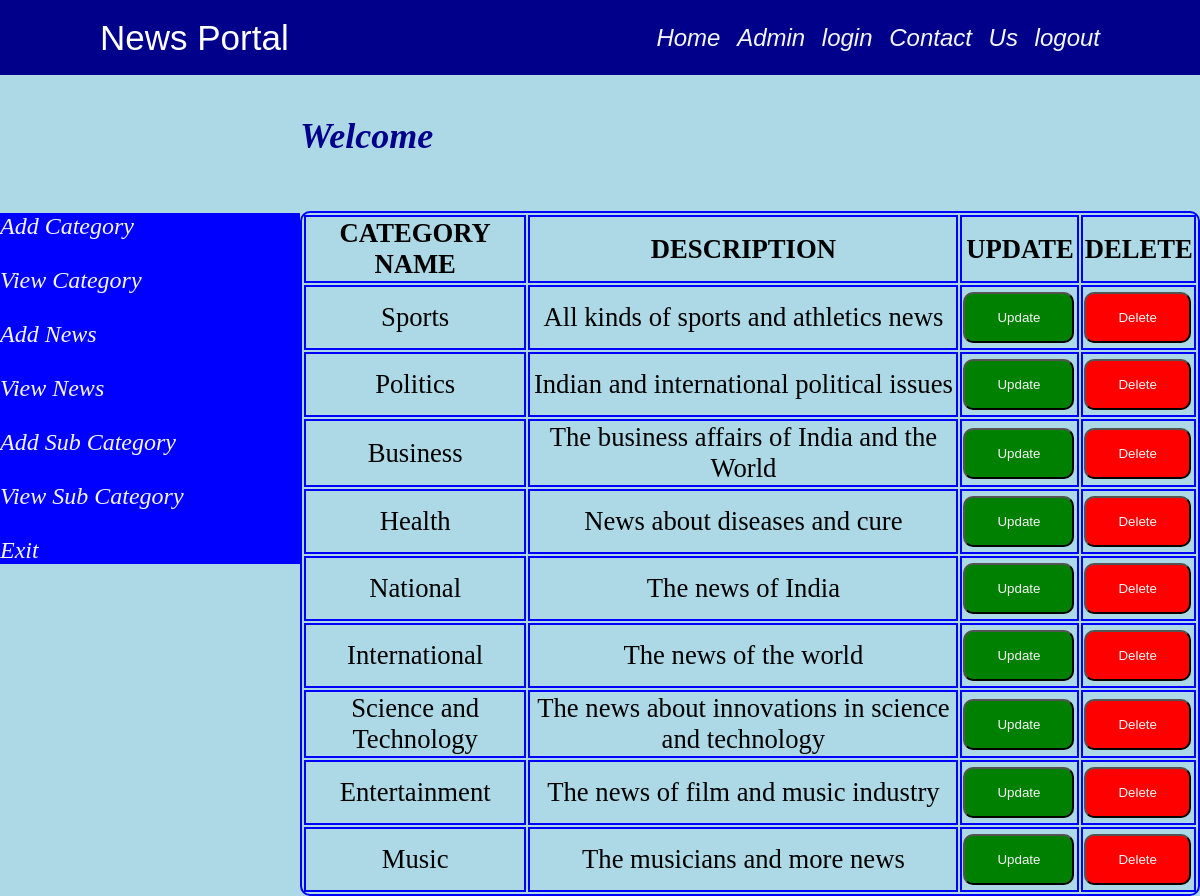
Page /newsportal/view_category.php on the committed database.
### tables this page shows
CREATE TABLE `category` (
  `id` int(100) NOT NULL,
  `category_name` varchar(255) NOT NULL,
  `description` varchar(255) NOT NULL
);

### newsportal/view_category.php (the view, shortened to what this page needs)
<?php
require_once "database.php";
?>
<html>
<head>
	<?php
		include('header.php');
	?>
	<link rel="stylesheet" type="text/css" href="style.css">
</head>
<body bgcolor="#ADD8E6">
		<?php
			include('sidebar.php');
		?>
		<div class="floatright">
			<h2>Welcome <?php echo $_SESSION['ausername'];?></h2><br><br>
			<table>
			<tr>
				<th>CATEGORY NAME</th>
				<th>DESCRIPTION</th>
				<th>UPDATE</th>
				<th>DELETE</th>
			</tr>
<?php
	$conn = mysqli_connect($servername,$username,$password,$database);
	$sql = "select * from category";
	$result = mysqli_query($conn,$sql);
	while($row = mysqli_fetch_assoc($result)){
?>
		<tr class='viewcategory'>
				<td><?php echo $row['category_name'];?></td>
				<td><?php echo $row['description'];?></td>
				<td>
					<button class="button2" name=""><a href="update_category.php?id=<?php echo $row['id'];?>">Update</a></button>
				</td>
				<td>
					<button class="button3" name=""><a href="delete_category.php?id=<?php echo $row['id'];?>">Delete</a></button>
				</td>
		</tr>
 		<?php
 	}
		?>
			</table>
		</div>
	</body>
</html>

### newsportal/style.css (style rules this page uses)
* { margin: 0px auto; padding: 0px auto; }
a { color: whitesmoke; text-decoration: none; }
.floatright { margin-top: 20px; padding-top: 20px; float: right; width: 75%; height: 100% auto; font-size: 1.5em; font-style: italic; color: darkblue; }
table { border: 2px solid blue; text-align: center; border-radius: 10px; margin-left: 0px; font-size: 20pt; }
th { border: 2px solid blue; text-align: center; margin-left: 0px; }
td { border: 2px solid blue; text-align: center; margin-left: 0px; }
.button2 { background-color: green; padding: 16px 32px; margin: 4px 2px; color: white; margin-left: 0px; border-radius: 10px; }
.button3 { background-color: red; padding: 16px 32px; margin: 4px 2px; color: white; margin-left: 0px; border-radius: 10px; }

### rows in the picture
category: category_name "Sports", description "All kinds of sports and athletics news"
category: category_name "Politics", description "Indian and international political issues"
category: category_name "Business", description "The business affairs of India and the World"
category: category_name "Health", description "News about diseases and cure"
category: category_name "National", description "The news of India"
category: category_name "International", description "The news of the world"
category: category_name "Science and Technology", description "The news about innovations in science and technology"
category: category_name "Entertainment", description "The news of film and music industry"
category: category_name "Music", description "The musicians and more news"
